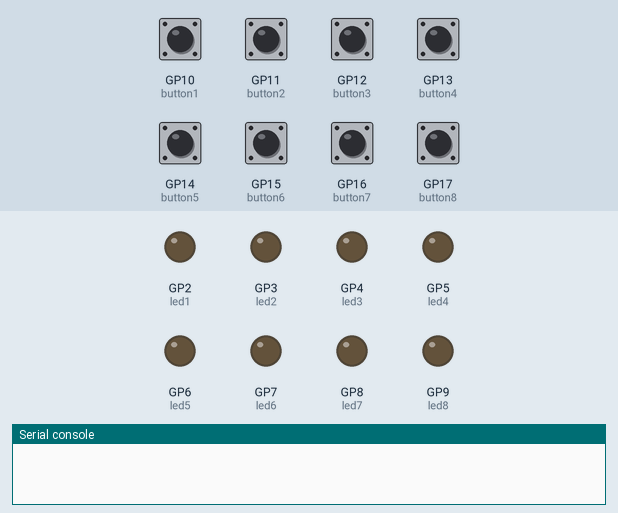
Bench run of a program on a simulated Raspberry Pi Pico running CircuitPython. Shown: output pins drawn as LEDs (lit = HIGH), the last lines printed to the serial console. The test bench sets the inputs (shaded band); at power-on: GP10 (button1), GP11 (button2), GP12 (button3), GP13 (button4), GP14 (button5), GP15 (button6), GP16 (button7), GP17 (button8) HIGH. MIDI messages are not drawn.

Above: at 1.2 s.
1.3 s: GP10 (button1) pulled LOW for 0.15 s
At 2.5 s:
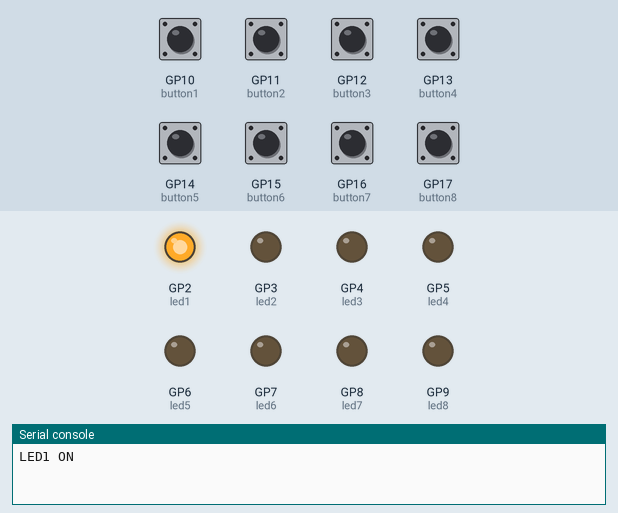
2.9 s: GP11 (button2) pulled LOW for 1 s
At 3.5 s:
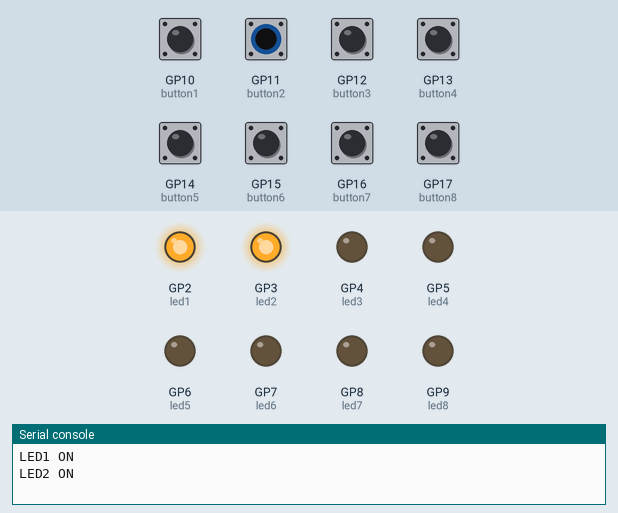
5.4 s: GP12 (button3) pulled LOW for 0.15 s
At 5.8 s:
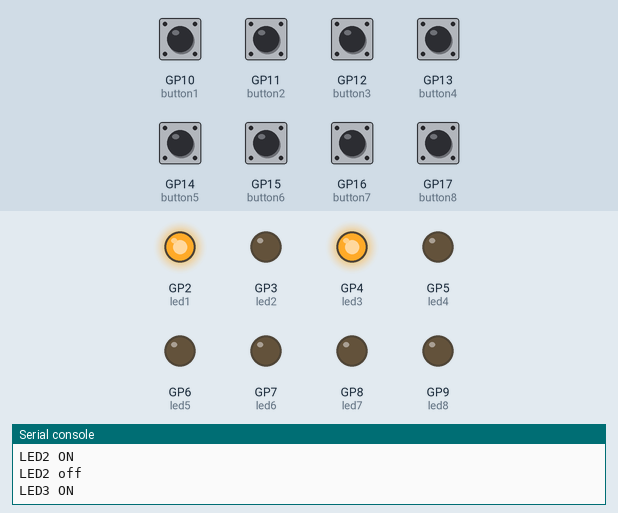
7.0 s: GP13 (button4) pulled LOW for 0.15 s
At 8.2 s:
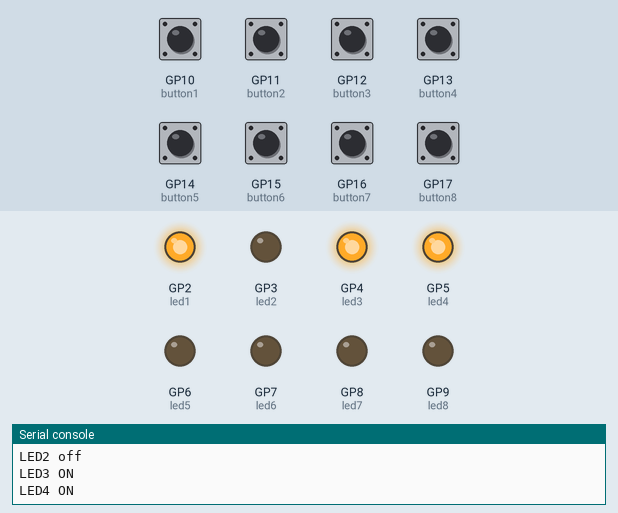
8.6 s: GP14 (button5) pulled LOW for 0.15 s
At 9.4 s:
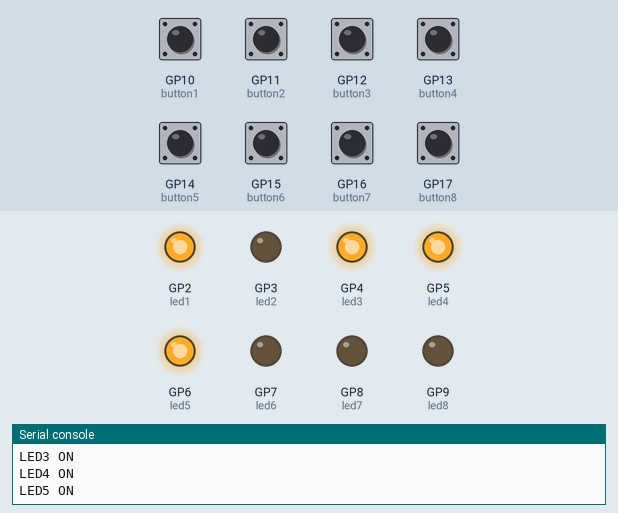
10.2 s: GP15 (button6) pulled LOW for 0.15 s
At 10.7 s:
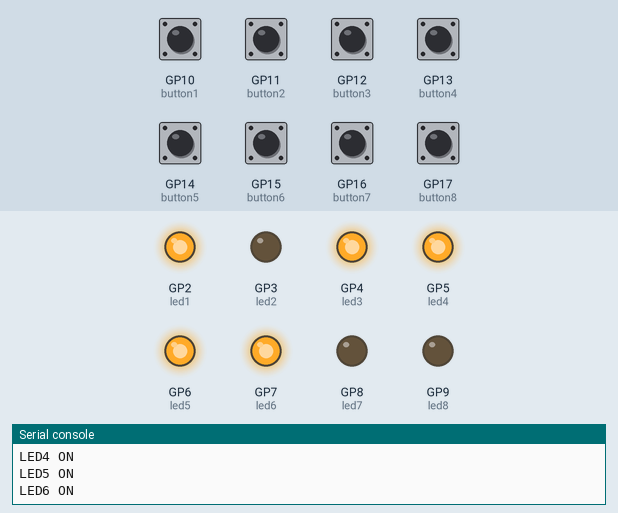
Timing chart, 0 to 12.8 s (numbered marks = the images above; inputs shaded):
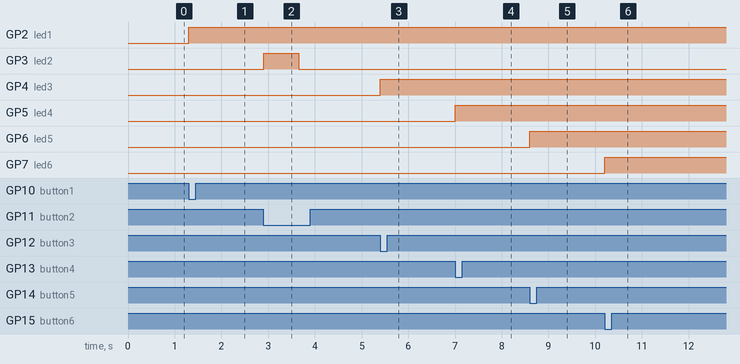

The program:

code.py
```python
import time
import board
import digitalio
import usb_midi
import adafruit_midi  # MIDI protocol encoder/decoder library
from adafruit_midi.control_change import ControlChange #control_change
midi = adafruit_midi.MIDI(midi_out=usb_midi.ports[1], out_channel=0)# Write your code here :-)

button1 = digitalio.DigitalInOut(board.GP10)
button1.switch_to_input(pull=digitalio.Pull.UP)
button2 = digitalio.DigitalInOut(board.GP11)
button2.switch_to_input(pull=digitalio.Pull.UP)
button3 = digitalio.DigitalInOut(board.GP12)
button3.switch_to_input(pull=digitalio.Pull.UP)
button4 = digitalio.DigitalInOut(board.GP13)
button4.switch_to_input(pull=digitalio.Pull.UP)
button5 = digitalio.DigitalInOut(board.GP14)
button5.switch_to_input(pull=digitalio.Pull.UP)
button6 = digitalio.DigitalInOut(board.GP15)
button6.switch_to_input(pull=digitalio.Pull.UP)
button7 = digitalio.DigitalInOut(board.GP16)
button7.switch_to_input(pull=digitalio.Pull.UP)
button8 = digitalio.DigitalInOut(board.GP17)
button8.switch_to_input(pull=digitalio.Pull.UP)

led1 = digitalio.DigitalInOut(board.GP2)
led1.direction = digitalio.Direction.OUTPUT
led2 = digitalio.DigitalInOut(board.GP3)
led2.direction = digitalio.Direction.OUTPUT
led3 = digitalio.DigitalInOut(board.GP4)
led3.direction = digitalio.Direction.OUTPUT
led4 = digitalio.DigitalInOut(board.GP5)
led4.direction = digitalio.Direction.OUTPUT
led5 = digitalio.DigitalInOut(board.GP6)
led5.direction = digitalio.Direction.OUTPUT
led6 = digitalio.DigitalInOut(board.GP7)
led6.direction = digitalio.Direction.OUTPUT
led7 = digitalio.DigitalInOut(board.GP8)
led7.direction = digitalio.Direction.OUTPUT
led8 = digitalio.DigitalInOut(board.GP9)
led8.direction = digitalio.Direction.OUTPUT

flag1 = 1
flag2 = 1
flag3 = 1
flag4 = 1
flag5 = 1
flag6 = 1
flag7 = 1
flag8 = 1


while True:
    if not button1.value and flag1 != 0:
        midi.send(ControlChange(1, 127))
        print("LED1 ON")
        led1.value = True
        flag1 = 0
        time.sleep(0.75)
    elif not button1.value and flag1 != 1:
        midi.send(ControlChange(1, 0))
        led1.value = False
        print("LED1 off ")
        flag1 = 1
        time.sleep(0.75)
    if not button2.value and flag2 != 0:
        midi.send(ControlChange(2, 127))
        print("LED2 ON")
        led2.value = True
        flag2 = 0
        time.sleep(0.75)
    elif not button2.value and flag2 != 1:
        midi.send(ControlChange(2, 0))
        led2.value = False
        print("LED2 off ")
        flag2 = 1
        time.sleep(0.75)
    if not button3.value and flag3 != 0:
        midi.send(ControlChange(3, 127))
        print("LED3 ON")
        led3.value = True
        flag3 = 0
        time.sleep(0.75)
    elif not button3.value and flag3 != 1:
        midi.send(ControlChange(3, 0))
        led3.value = False
        print("LED3 off ")
        flag3 = 1
        time.sleep(0.75)
    if not button4.value and flag4 != 0:
        midi.send(ControlChange(4, 127))
        print("LED4 ON")
        led4.value = True
        flag4 = 0
        time.sleep(0.75)
    elif not button4.value and flag4 != 1:
        midi.send(ControlChange(4, 0))
        led4.value = False
        print("LED4 off ")
        flag4 = 1
        time.sleep(0.75)
    if not button5.value and flag5 != 0:
        midi.send(ControlChange(5, 127))
        print("LED5 ON")
        led5.value = True
        flag5 = 0
        time.sleep(0.75)
    elif not button5.value and flag5 != 1:
        midi.send(ControlChange(5, 0))
        led5.value = False
        print("LED5 off ")
        flag5 = 1
        time.sleep(0.75)
    if not button6.value and flag6 != 0:
        midi.send(ControlChange(6, 127))
        print("LED6 ON")
        led6.value = True
        flag6 = 0
        time.sleep(0.75)
    elif not button6.value and flag6 != 1:
        midi.send(ControlChange(6, 0))
        led6.value = False
        print("LED6 off ")
        flag6 = 1
        time.sleep(0.75)
    if not button7.value and flag7 != 0:
        midi.send(ControlChange(7, 127))
        print("LED7 ON")
        led7.value = True
        flag7 = 0
        time.sleep(0.75)
    elif not button7.value and flag7 != 1:
        midi.send(ControlChange(7, 0))
        led7.value = False
        print("LED7 off ")
        flag7 = 1
        time.sleep(0.75)
    if not button8.value and flag8 != 0:
        midi.send(ControlChange(8, 127))
        print("LED8 ON")
        led8.value = True
        flag8 = 0
        time.sleep(0.75)
    elif not button8.value and flag8 != 1:
        midi.send(ControlChange(8, 0))
        led8.value = False
        print("LED8 off ")
        flag8 = 1
        time.sleep(0.75)
```

Measured:
- after the input at 1.3 s, GP2 (led1): LOW → HIGH at once
- after the input at 2.9 s, GP3 (led2): LOW → HIGH at once, → LOW 0.75 s later
- after the input at 5.4 s, GP4 (led3): LOW → HIGH at once
- after the input at 7.0 s, GP5 (led4): LOW → HIGH at once
- after the input at 8.6 s, GP6 (led5): LOW → HIGH at once
- after the input at 10.2 s, GP7 (led6): LOW → HIGH at once
